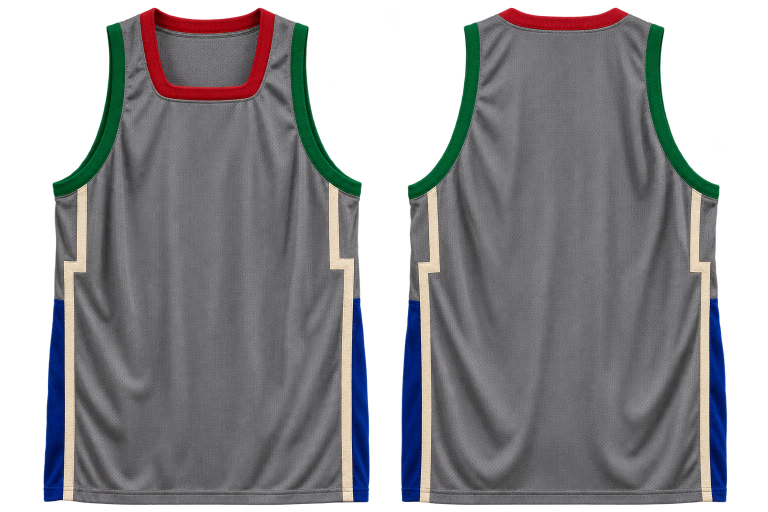
#> input picture tools/jersey/masters/retro.webp, 1536 x 1024 px, given in place of default-arena-front-garment.png, which was not available (shown at 1/2 size)
$ python comparison.py masters masters/retro.webp
#> lines starting #> are read from the running program, lines starting #| are printed output that depends on the picture
"""Build a four-column garment sheet exclusively from instrumented Android window captures."""
from pathlib import Path
from PIL import Image, ImageDraw, ImageFont
import argparse


def sheet(folder, target):
    root = Path(__file__).resolve().parents[2]
    fonts = root / 'app/src/main/res/font'
    title = ImageFont.truetype(str(fonts/'barlow_condensed_extra_bold.ttf'), 48)
    heading = ImageFont.truetype(str(fonts/'barlow_condensed_extra_bold.ttf'), 34)
    small = ImageFont.truetype(str(fonts/'barlow_regular.ttf'), 22)
    styles = ['arena','classic','fastbreak','retro']
    rows = [('default','front','Home · front'),('default','back','Home · back'),('custom','front','Custom · front'),('custom','back','Custom · back'),('plain','front','No chest text')]
    w, gap, row = 395, 10, 470
    out = Image.new('RGB',(40 + (w+gap)*4, 152 + row*len(rows)), '#0B0C0D'); d = ImageDraw.Draw(out)
    d.text((20,12),'CourtQuest Pro  /  Jersey Studio',font=title,fill='#F7F4EF');d.text((21,71),'v57  ·  Android emulator  ·  Same colors across all four cuts',font=small,fill='#B8BBC3')
    for i,style in enumerate(styles): d.text((22+i*(w+gap),111),style.capitalize(),font=heading,fill='#FF914A')
    for j,(group,side,label) in enumerate(rows):
        top=154+j*row
        for i,style in enumerate(styles):
            im=Image.open(folder/f'{group}-{style}-{side}-garment.png').convert('RGB')
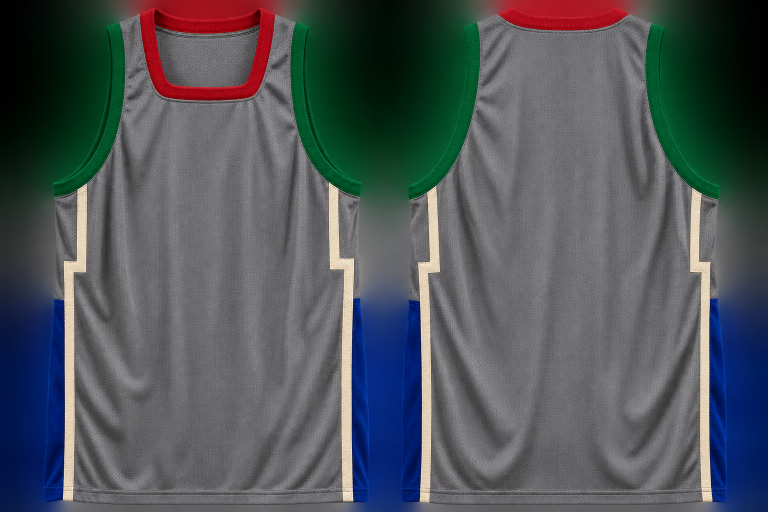
#> im: PIL image 1536x1024 RGB (shown at 1/2 size); mean R, G, B 80.5, 85.9, 90.3
            # Preserve the garment's aspect and the complete displayed print area. Trim stage wings only.
            center=im.width//2; half=min(center,round(im.height*.45)); im=im.crop((center-half,0,center+half,im.height))
#> after `center = im.width // 2`: center = 768
#> after `half = min(center, round(im.height * 0.45))`: half = 461
#> after `im = im.crop((center - half, 0, center + half, im.height))`:
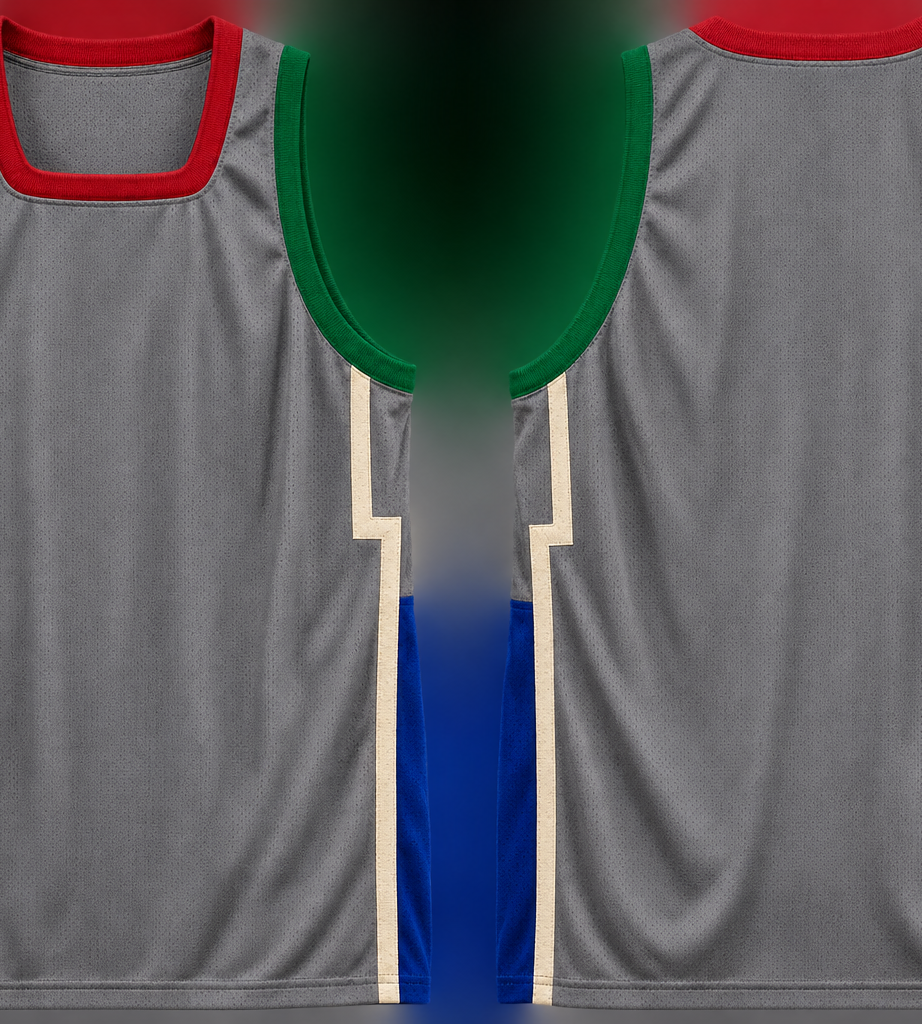
#> im: PIL image 922x1024 RGB; mean R, G, B 92.8, 94.2, 97.4
            im.thumbnail((w,row-36),Image.Resampling.LANCZOS); x=20+i*(w+gap)
            out.paste(im,(x+(w-im.width)//2,top+26)); d.text((x,top),label,font=small,fill='#B8BBC3')
#> after `out.paste(im, (x + (w - im.width) // 2, top + 26))`:
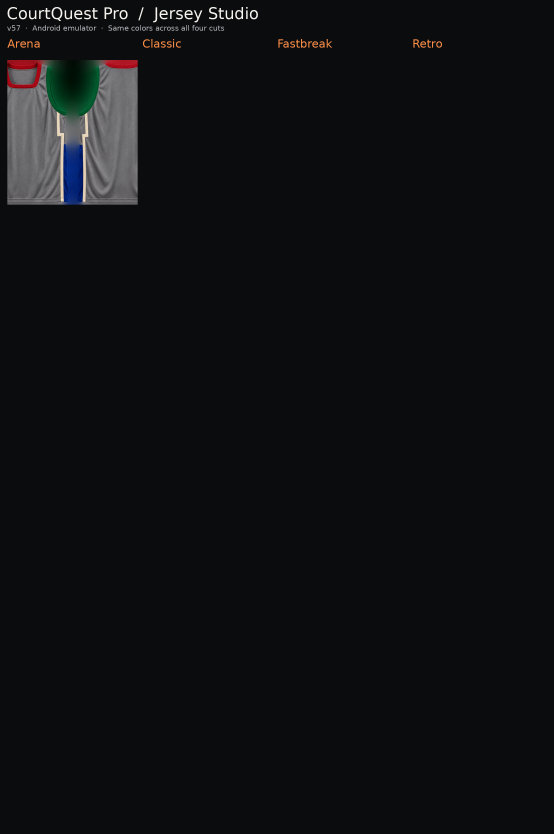
#> out: PIL image 1660x2502 RGB (shown at 1/3 size); mean R, G, B 15.1, 16, 17
    out.save(target,optimize=True)


if __name__ == '__main__':
    parser=argparse.ArgumentParser(description=__doc__);parser.add_argument('folder',type=Path);parser.add_argument('target',type=Path)
#> (the run stopped early here; a loop or call above may not have finished)
